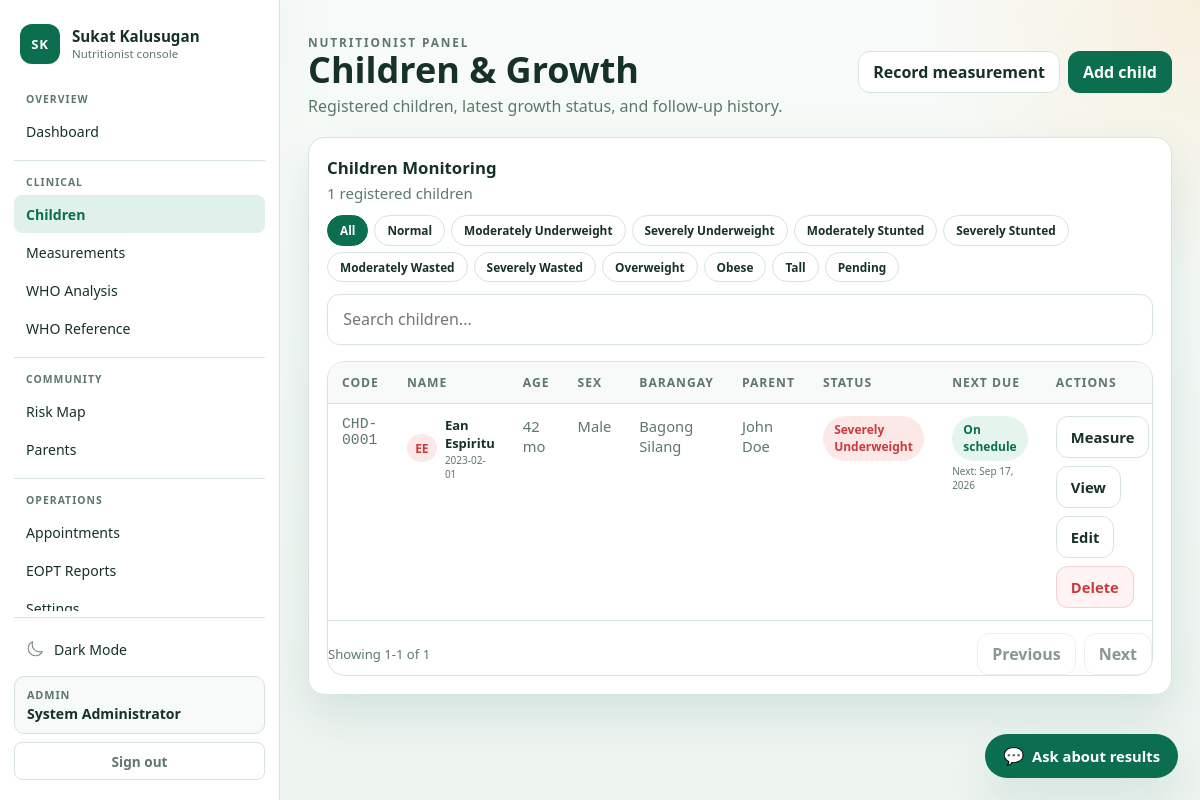
Screenshot of /nutritionist/children.php (signed in) with the database file from the repository.
### tables this page shows
CREATE TABLE `children` (
  `id` int(10) UNSIGNED NOT NULL,
  `child_code` varchar(20) NOT NULL,
  `first_name` varchar(100) NOT NULL,
  `middle_name` varchar(60) DEFAULT NULL,
  `last_name` varchar(100) NOT NULL,
  `birthdate` date NOT NULL,
  `sex` enum('Male','Female') NOT NULL,
  `barangay_id` int(10) UNSIGNED DEFAULT NULL,
  `address` varchar(255) DEFAULT NULL,
  `purok` varchar(150) DEFAULT NULL,
  `is_ip` tinyint(1) NOT NULL DEFAULT 0,
  `has_disability` tinyint(1) NOT NULL DEFAULT 0,
  `parent_id` int(10) UNSIGNED NOT NULL,
  `created_at` timestamp NOT NULL DEFAULT current_timestamp(),
  `updated_at` timestamp NOT NULL DEFAULT current_timestamp() ON UPDATE current_timestamp()
);

CREATE TABLE `barangays` (
  `id` int(10) UNSIGNED NOT NULL,
  `name` varchar(100) NOT NULL,
  `city_municipality` varchar(150) DEFAULT NULL,
  `status` enum('active','inactive') NOT NULL DEFAULT 'active',
  `created_at` timestamp NOT NULL DEFAULT current_timestamp(),
  `updated_at` timestamp NOT NULL DEFAULT current_timestamp() ON UPDATE current_timestamp()
);

CREATE TABLE `parents` (
  `id` int(10) UNSIGNED NOT NULL,
  `name` varchar(150) NOT NULL,
  `email` varchar(150) NOT NULL,
  `password_hash` varchar(255) NOT NULL,
  `parent_type` enum('Father','Mother','Guardian','Grandparent','Other') NOT NULL DEFAULT 'Guardian',
  `phone` varchar(30) DEFAULT NULL,
  `address` varchar(255) DEFAULT NULL,
  `barangay_id` int(10) UNSIGNED DEFAULT NULL,
  `status` enum('active','inactive') NOT NULL DEFAULT 'active',
  `created_at` timestamp NOT NULL DEFAULT current_timestamp(),
  `updated_at` timestamp NOT NULL DEFAULT current_timestamp() ON UPDATE current_timestamp()
);

### public_html/nutritionist/children.php (the view, shortened to what the rows shown need)
<?php
require_once __DIR__ . '/../includes/nutritionist_helpers.php';
require_once __DIR__ . '/../includes/who_calculator.php';
require_once __DIR__ . '/../includes/followup_scheduler.php';
function nutritionist_child_status_class(?string $status): string
{
    $normalized = strtolower(trim((string)$status));
    return match ($normalized) {
        'normal', 'tall', 't' => 'is-success',
        'moderately underweight', 'moderately stunted', 'moderately wasted', 'muw', 'mst', 'mw' => 'is-warn',
        'overweight', 'obese', 'ow', 'ob' => 'is-orange',
        'pending' => 'is-muted',
        'suw', 'sst', 'sw', 'severely underweight', 'severely stunted', 'severely wasted' => 'is-danger',
        default => 'is-muted',
    };
}
$user = nutritionist_require_access();
$statusFilter = (string)($_GET['status'] ?? 'All');
$childrenParams = [];
$childrenScope = nutritionist_scope_fragment(
    $user,
    'c.barangay_id',
    $childrenParams
);
$children = admin_fetch_all(
    "SELECT
        c.id,
        c.child_code,
        c.first_name,
        c.middle_name,
        c.last_name,
        c.birthdate,
        c.sex,
        c.barangay_id,
        bg.name AS barangay,
        c.is_ip,
        c.has_disability,
        c.parent_id,
        p.name AS parent_name,
        p.status AS parent_status,
        lm.measurement_date,
        lm.height_cm,
        lm.weight_kg,
        lm.waz,
        lm.haz,
        lm.whz,
        COALESCE(lm.nutritional_status, CASE
            WHEN lm.waz < -3 THEN 'Severely Underweight'
            WHEN lm.haz < -3 THEN 'Severely Stunted'
            WHEN lm.whz < -3 THEN 'Severely Wasted'
            WHEN lm.waz < -2 THEN 'Moderately Underweight'
            WHEN lm.haz < -2 THEN 'Moderately Stunted'
            WHEN lm.whz < -2 THEN 'Moderately Wasted'
            WHEN lm.whz > 3 THEN 'Obese'
            WHEN lm.whz > 2 THEN 'Overweight'
            ELSE 'Normal'
        END) AS nutritional_status,
        COALESCE(lm.wfa_status, CASE
            WHEN lm.waz < -3 THEN 'SUW'
            WHEN lm.waz < -2 THEN 'MUW'
            WHEN lm.waz > 2 THEN 'OW'
            ELSE 'Normal'
        END) AS wfa_status,
        COALESCE(lm.hfa_status, CASE
            WHEN lm.haz < -3 THEN 'SSt'
            WHEN lm.haz < -2 THEN 'MSt'
            WHEN lm.haz > 2 THEN 'Tall'
            ELSE 'Normal'
        END) AS hfa_status,
        COALESCE(lm.wfh_status, CASE
            WHEN lm.whz < -3 THEN 'SW'
            WHEN lm.whz < -2 THEN 'MW'
            WHEN lm.whz > 3 THEN 'Ob'
            WHEN lm.whz > 2 THEN 'OW'
            ELSE 'Normal'
        END) AS wfh_status
     FROM children c
     INNER JOIN parents p
        ON p.id = c.parent_id
     LEFT JOIN barangays bg
        ON bg.id = c.barangay_id
     LEFT JOIN measurements lm
        ON lm.id = (
            SELECT m.id
            FROM measurements m
            WHERE m.child_id = c.id
            ORDER BY m.measurement_date DESC, m.id DESC
            LIMIT 1
        )
     WHERE {$childrenScope}
     ORDER BY
        c.last_name ASC,
        c.first_name ASC",
    str_repeat('i', count($childrenParams)),
    $childrenParams
);
$filteredChildren = array_values(
    array_filter(
        $children,
        static function (array $child) use ($statusFilter): bool {
            if ($statusFilter === 'All') {
                return true;
            }
            return (string)(
                $child['nutritional_status'] ?? 'Pending'
            ) === $statusFilter;
        }
    )
);
?>
<section class="nutritionist-panel">
    <div class="nutritionist-form-head" style="margin-bottom:12px;">
        <div>
            <h2 class="admin-section-title" style="margin-bottom:2px;">
                Children Monitoring
            </h2>
        </div>
    </div>
    <div class="nutritionist-table-wrap">
        <table class="nutritionist-table" id="children-table">
            <thead>
                <tr>
                    <th>Code</th>
                    <th>Name</th>
                    <th>Age</th>
                    <th>Sex</th>
                    <th>Barangay</th>
                    <th>Parent</th>
                    <th>Status</th>
                    <th>Next Due</th>
                    <th>Actions</th>
                </tr>
            </thead>
            <tbody>
                <?php foreach ($filteredChildren as $child): ?>
                    <?php
                    $ageMonths =
                        doh_age_in_months(
                            (string)$child['birthdate']
                        ) ?? 0;
                    $status =
                        (string)(
                            $child['nutritional_status']
                            ?? 'Pending'
                        );
                    $pillClass =
                        nutritionist_child_status_class($status);
                    $schedule = followup_card_state(
                        (string)$child['birthdate'],
                        ($child['measurement_date'] ?? null) !== null ? (string)$child['measurement_date'] : null,
                        ($child['wfa_status'] ?? null) !== null ? (string)$child['wfa_status'] : null,
                        ($child['hfa_status'] ?? null) !== null ? (string)$child['hfa_status'] : null,
                        ($child['wfh_status'] ?? null) !== null ? (string)$child['wfh_status'] : null
                    );
                    ?>
                    <tr
                        data-filter-text="<?php
                            echo nutritionist_e(
                                strtolower(
                                    $child['child_code']
                                    . ' '
                                    . $child['first_name']
                                    . ' '
                                    . ($child['middle_name'] ?? '')
                                    . ' '
                                    . $child['last_name']
                                    . ' '
                                    . (string)($child['barangay'] ?? '')
                                    . ' '
                                    . $child['parent_name']
                                    . ' '
                                    . $status
                                    . ' '
                                    . $schedule['label']
                                )
                            );
                        ?>"
                    >
                        <td style="font-family:monospace;color:var(--admin-muted);">
                            <?php echo nutritionist_e($child['child_code']); ?>
                        </td>
                        <td>
                            <div style="display:flex;align-items:center;gap:8px;">
                                <div
                                    class="admin-pill <?php echo $pillClass; ?>"
                                    style="min-width:30px;justify-content:center;border-radius:50%;padding:0.35rem 0.5rem;"
                                >
                                    <?php
                                    echo nutritionist_e(
                                        substr($child['first_name'], 0, 1)
                                        . substr($child['last_name'], 0, 1)
                                    );
                                    ?>
                                </div>
                                <div>
                                    <div
                                        style="font-size:13px;font-weight:600;color:var(--admin-text);"
                                    >
                                        <?php
                                        echo nutritionist_e(
                                            trim(
                                                $child['first_name']
                                                . ' '
                                                . ($child['middle_name'] ?? '')
                                                . ' '
                                                . $child['last_name']
                                            )
                                        );
                                        ?>
                                    </div>
                                    <div
                                        style="font-size:10px;color:var(--admin-muted);margin-top:1px;"
                                    >
                                        <?php
                                        echo nutritionist_e(
                                            (string)$child['birthdate']
                                        );
                                        ?>
                                    </div>
                                </div>
                            </div>
                        </td>
                        <td style="color:var(--admin-muted);">
                            <?php echo (int)$ageMonths; ?> mo
                        </td>
                        <td style="color:var(--admin-muted);">
                            <?php echo nutritionist_e(
                                (string)$child['sex']
                            ); ?>
                        </td>
                        <td style="color:var(--admin-muted);">
                            <?php echo nutritionist_e(
                                (string)($child['barangay'] ?? '')
                            ); ?>
                        </td>
                        <td style="color:var(--admin-muted);">
                            <?php echo nutritionist_e(
                                (string)$child['parent_name']
                            ); ?>
                        </td>
                        <td>
                            <span class="admin-pill <?php echo $pillClass; ?>">
                                <?php echo nutritionist_e($status); ?>
                            </span>
                        </td>
                        <td>
                            <div
                                style="display:flex;flex-direction:column;gap:3px;align-items:flex-start;"
                            >
                                <span
                                    class="admin-pill <?php echo $schedule['class']; ?>"
                                    title="EOPT schedule compliance flag"
                                >
                                    <?php echo nutritionist_e($schedule['label']); ?>
                                </span>
                                <span style="font-size:10px;color:var(--admin-muted);">
                                    <?php
                                    echo $schedule['due'] !== null
                                        ? nutritionist_e('Next: ' . $schedule['due'])
                                        : '—';
                                    ?>
                                </span>
                            </div>
                        </td>
                        <td>
                            <div class="admin-actions">
                                <a
                                    class="admin-btn-secondary"
                                    href="<?php echo nutritionist_e(
                                        app_url(
                                            '/nutritionist/measurement_record.php?child='
                                            . (int)$child['id']
                                        )
                                    ); ?>"
                                    title="Record a manual measurement for this child"
                                >
                                    Measure
                                </a>
                                <a
                                    class="admin-btn-secondary"
                                    href="<?php echo nutritionist_e(
                                        app_url(
                                            '/nutritionist/children.php?view='
                                            . (int)$child['id']
                                        )
                                    ); ?>"
                                >
                                    View
                                </a>
                                <a
                                    class="admin-btn-secondary"
                                    href="<?php echo nutritionist_e(
                                        app_url(
                                            '/nutritionist/child_form.php?id='
                                            . (int)$child['id']
                                        )
                                    ); ?>"
                                >
                                    Edit
                                </a>
                                <form
                                    method="post"
                                    action="<?php echo nutritionist_e(
                                        app_url('/nutritionist/children.php')
                                    ); ?>"
                                    onsubmit="return confirm('Delete <?php
                                        echo nutritionist_e(
                                            trim(
                                                $child['first_name']
                                                . ' '
                                                . ($child['middle_name'] ?? '')
                                                . ' '
                                                . $child['last_name']
                                            )
                                        );
                                    ?>?');"
                                >
                                    <button
                                        class="admin-btn-danger"
                                        type="submit"
                                    >
                                        Delete
                                    </button>
                                </form>
                            </div>
                        </td>
                    </tr>
                <?php endforeach; ?>
            </tbody>
        </table>
    </div>
</section>

### rows the page displays
children: child_code "CHD-0001", first_name+last_name "EE", first_name+middle_name+last_name "Ean Espiritu", birthdate "2023-02-01", birthdate "42", sex "Male", barangay.name "Bagong Silang", parent.name "John Doe", status "Severely Underweight", label "On schedule", due "Next: Sep 17, 2026"

### other values shown
nutritionist_e($group['label']) "OVERVIEW"
nutritionist_e($item['label']) "Dashboard"
nutritionist_e($group['label']) "CLINICAL"
nutritionist_e($item['label']) "Children"
nutritionist_e($item['label']) "Measurements"
nutritionist_e($item['label']) "WHO Analysis"
nutritionist_e($item['label']) "WHO Reference"
nutritionist_e($group['label']) "COMMUNITY"
nutritionist_e($item['label']) "Risk Map"
nutritionist_e($item['label']) "Parents"
nutritionist_e($group['label']) "OPERATIONS"
nutritionist_e($item['label']) "Appointments"
nutritionist_e($item['label']) "EOPT Reports"
nutritionist_e(ucfirst($userRole)) "ADMIN"
nutritionist_e($userName) "System Administrator"
